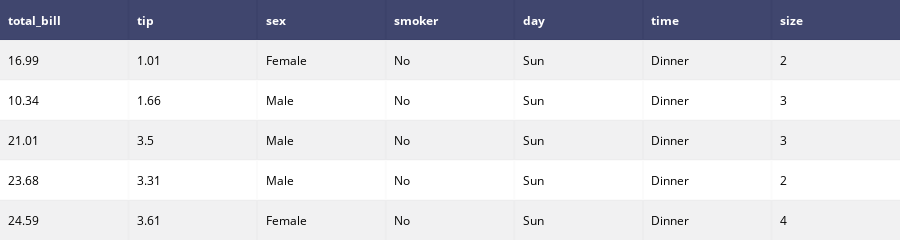

Notebook code cell kept with this figure:
### Code cell
import plotly.figure_factory as ff

table = plotly.figure_factory.create_table(tips.head())
#py.iplot(table, filename='jupyter-table1')
pyo.iplot(table, filename='jupyter-table1')

### Figure 1 — Plotly figure (JSON) as saved in the notebook; plotly's stock layout.template omitted (floating-point values rounded to 4 significant figures)
{"data": [{"colorscale": [[0, "#00083e"], [0.5, "#ededee"], [1, "#ffffff"]], "hoverinfo": "none", "opacity": 0.75, "showscale": false, "type": "heatmap", "uid": "03b90c43-b7b4-4448-8293-15a310fb5bd7", "z": [[0, 0, 0, 0, 0, 0, 0], [0.5, 0.5, 0.5, 0.5, 0.5, 0.5, 0.5], [1, 1, 1, 1, 1, 1, 1], [0.5, 0.5, 0.5, 0.5, 0.5, 0.5, 0.5], [1, 1, 1, 1, 1, 1, 1], [0.5, 0.5, 0.5, 0.5, 0.5, 0.5, 0.5]]}], "layout": {"annotations": [{"align": "left", "font": {"color": "#ffffff"}, "showarrow": false, "text": "<b>total_bill</b>", "x": -0.45, "xanchor": "left", "xref": "x", "y": 0, "yref": "y"}, {"align": "left", "font": {"color": "#ffffff"}, "showarrow": false, "text": "<b>tip</b>", "x": 0.55, "xanchor": "left", "xref": "x", "y": 0, "yref": "y"}, {"align": "left", "font": {"color": "#ffffff"}, "showarrow": false, "text": "<b>sex</b>", "x": 1.55, "xanchor": "left", "xref": "x", "y": 0, "yref": "y"}, {"align": "left", "font": {"color": "#ffffff"}, "showarrow": false, "text": "<b>smoker</b>", "x": 2.55, "xanchor": "left", "xref": "x", "y": 0, "yref": "y"}, {"align": "left", "font": {"color": "#ffffff"}, "showarrow": false, "text": "<b>day</b>", "x": 3.55, "xanchor": "left", "xref": "x", "y": 0, "yref": "y"}, {"align": "left", "font": {"color": "#ffffff"}, "showarrow": false, "text": "<b>time</b>", "x": 4.55, "xanchor": "left", "xref": "x", "y": 0, "yref": "y"}, {"align": "left", "font": {"color": "#ffffff"}, "showarrow": false, "text": "<b>size</b>", "x": 5.55, "xanchor": "left", "xref": "x", "y": 0, "yref": "y"}, {"align": "left", "font": {"color": "#000000"}, "showarrow": false, "text": "16.99", "x": -0.45, "xanchor": "left", "xref": "x", "y": 1, "yref": "y"}, {"align": "left", "font": {"color": "#000000"}, "showarrow": false, "text": "1.01", "x": 0.55, "xanchor": "left", "xref": "x", "y": 1, "yref": "y"}, {"align": "left", "font": {"color": "#000000"}, "showarrow": false, "text": "Female", "x": 1.55, "xanchor": "left", "xref": "x", "y": 1, "yref": "y"}, {"align": "left", "font": {"color": "#000000"}, "showarrow": false, "text": "No", "x": 2.55, "xanchor": "left", "xref": "x", "y": 1, "yref": "y"}, {"align": "left", "font": {"color": "#000000"}, "showarrow": false, "text": "Sun", "x": 3.55, "xanchor": "left", "xref": "x", "y": 1, "yref": "y"}, {"align": "left", "font": {"color": "#000000"}, "showarrow": false, "text": "Dinner", "x": 4.55, "xanchor": "left", "xref": "x", "y": 1, "yref": "y"}, {"align": "left", "font": {"color": "#000000"}, "showarrow": false, "text": "2", "x": 5.55, "xanchor": "left", "xref": "x", "y": 1, "yref": "y"}, {"align": "left", "font": {"color": "#000000"}, "showarrow": false, "text": "10.34", "x": -0.45, "xanchor": "left", "xref": "x", "y": 2, "yref": "y"}, {"align": "left", "font": {"color": "#000000"}, "showarrow": false, "text": "1.66", "x": 0.55, "xanchor": "left", "xref": "x", "y": 2, "yref": "y"}, {"align": "left", "font": {"color": "#000000"}, "showarrow": false, "text": "Male", "x": 1.55, "xanchor": "left", "xref": "x", "y": 2, "yref": "y"}, {"align": "left", "font": {"color": "#000000"}, "showarrow": false, "text": "No", "x": 2.55, "xanchor": "left", "xref": "x", "y": 2, "yref": "y"}, {"align": "left", "font": {"color": "#000000"}, "showarrow": false, "text": "Sun", "x": 3.55, "xanchor": "left", "xref": "x", "y": 2, "yref": "y"}, {"align": "left", "font": {"color": "#000000"}, "showarrow": false, "text": "Dinner", "x": 4.55, "xanchor": "left", "xref": "x", "y": 2, "yref": "y"}, {"align": "left", "font": {"color": "#000000"}, "showarrow": false, "text": "3", "x": 5.55, "xanchor": "left", "xref": "x", "y": 2, "yref": "y"}, {"align": "left", "font": {"color": "#000000"}, "showarrow": false, "text": "21.01", "x": -0.45, "xanchor": "left", "xref": "x", "y": 3, "yref": "y"}, {"align": "left", "font": {"color": "#000000"}, "showarrow": false, "text": "3.5", "x": 0.55, "xanchor": "left", "xref": "x", "y": 3, "yref": "y"}, {"align": "left", "font": {"color": "#000000"}, "showarrow": false, "text": "Male", "x": 1.55, "xanchor": "left", "xref": "x", "y": 3, "yref": "y"}, {"align": "left", "font": {"color": "#000000"}, "showarrow": false, "text": "No", "x": 2.55, "xanchor": "left", "xref": "x", "y": 3, "yref": "y"}, {"align": "left", "font": {"color": "#000000"}, "showarrow": false, "text": "Sun", "x": 3.55, "xanchor": "left", "xref": "x", "y": 3, "yref": "y"}, {"align": "left", "font": {"color": "#000000"}, "showarrow": false, "text": "Dinner", "x": 4.55, "xanchor": "left", "xref": "x", "y": 3, "yref": "y"}, {"align": "left", "font": {"color": "#000000"}, "showarrow": false, "text": "3", "x": 5.55, "xanchor": "left", "xref": "x", "y": 3, "yref": "y"}, {"align": "left", "font": {"color": "#000000"}, "showarrow": false, "text": "23.68", "x": -0.45, "xanchor": "left", "xref": "x", "y": 4, "yref": "y"}, {"align": "left", "font": {"color": "#000000"}, "showarrow": false, "text": "3.31", "x": 0.55, "xanchor": "left", "xref": "x", "y": 4, "yref": "y"}, {"align": "left", "font": {"color": "#000000"}, "showarrow": false, "text": "Male", "x": 1.55, "xanchor": "left", "xref": "x", "y": 4, "yref": "y"}, {"align": "left", "font": {"color": "#000000"}, "showarrow": false, "text": "No", "x": 2.55, "xanchor": "left", "xref": "x", "y": 4, "yref": "y"}, {"align": "left", "font": {"color": "#000000"}, "showarrow": false, "text": "Sun", "x": 3.55, "xanchor": "left", "xref": "x", "y": 4, "yref": "y"}, {"align": "left", "font": {"color": "#000000"}, "showarrow": false, "text": "Dinner", "x": 4.55, "xanchor": "left", "xref": "x", "y": 4, "yref": "y"}, {"align": "left", "font": {"color": "#000000"}, "showarrow": false, "text": "2", "x": 5.55, "xanchor": "left", "xref": "x", "y": 4, "yref": "y"}, {"align": "left", "font": {"color": "#000000"}, "showarrow": false, "text": "24.59", "x": -0.45, "xanchor": "left", "xref": "x", "y": 5, "yref": "y"}, {"align": "left", "font": {"color": "#000000"}, "showarrow": false, "text": "3.61", "x": 0.55, "xanchor": "left", "xref": "x", "y": 5, "yref": "y"}, {"align": "left", "font": {"color": "#000000"}, "showarrow": false, "text": "Female", "x": 1.55, "xanchor": "left", "xref": "x", "y": 5, "yref": "y"}, {"align": "left", "font": {"color": "#000000"}, "showarrow": false, "text": "No", "x": 2.55, "xanchor": "left", "xref": "x", "y": 5, "yref": "y"}, {"align": "left", "font": {"color": "#000000"}, "showarrow": false, "text": "Sun", "x": 3.55, "xanchor": "left", "xref": "x", "y": 5, "yref": "y"}, {"align": "left", "font": {"color": "#000000"}, "showarrow": false, "text": "Dinner", "x": 4.55, "xanchor": "left", "xref": "x", "y": 5, "yref": "y"}, {"align": "left", "font": {"color": "#000000"}, "showarrow": false, "text": "4", "x": 5.55, "xanchor": "left", "xref": "x", "y": 5, "yref": "y"}], "height": 230, "margin": {"b": 0, "l": 0, "r": 0, "t": 0}, "xaxis": {"dtick": 1, "gridwidth": 2, "showticklabels": false, "tick0": -0.5, "ticks": "", "zeroline": false}, "yaxis": {"autorange": "reversed", "dtick": 1, "gridwidth": 2, "showticklabels": false, "tick0": 0.5, "ticks": "", "zeroline": false}}}
